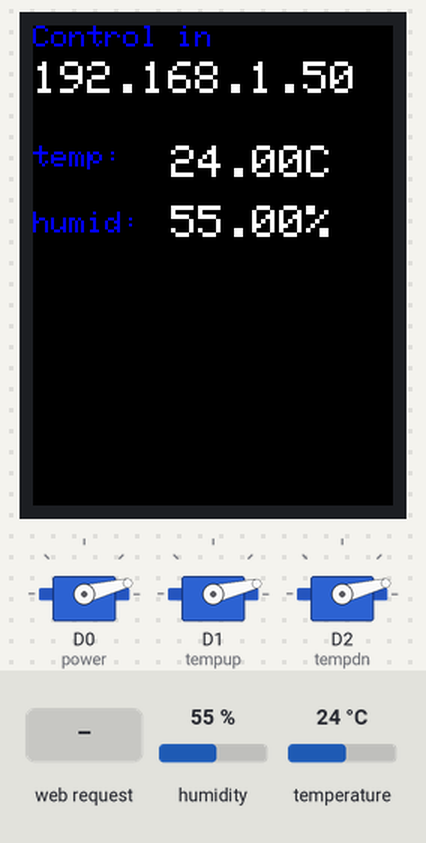
A sketch run on a simulated ESP8266 (NodeMCU). On the bench: 3 × servo, 240×320 colour display. The test bench sets the inputs (shaded band); at power-on: humidity 55 %, temperature 24 °C. WiFi joins after 1.5 s; servers stay silent unless stated; what the sketch prints to the serial monitor is not drawn.

Above: at 3.9 s.
4.0 s: humidity set to 22 %
At 5.7 s:
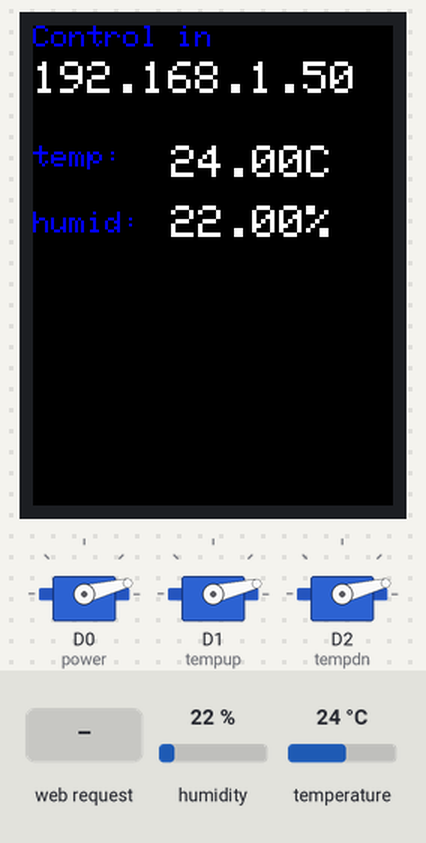
6.2 s: temperature set to 12 °C
At 8.0 s:
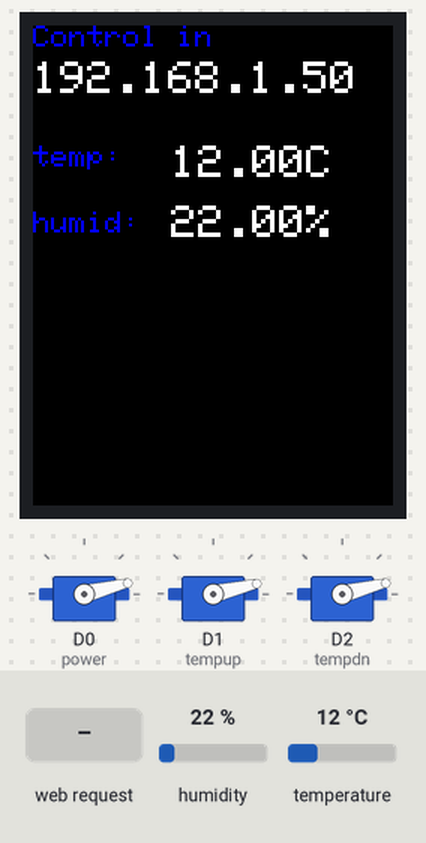
8.3 s: HTTP request GET /poweron received
At 9.3 s:
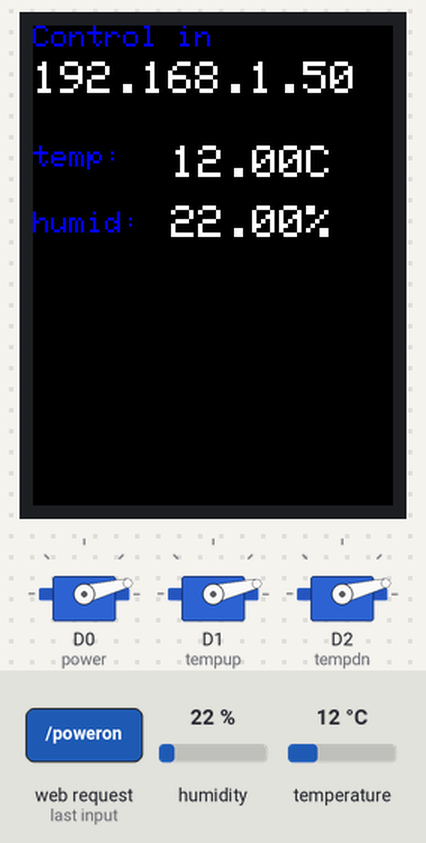
9.8 s: humidity set to 40 %
At 11.6 s:
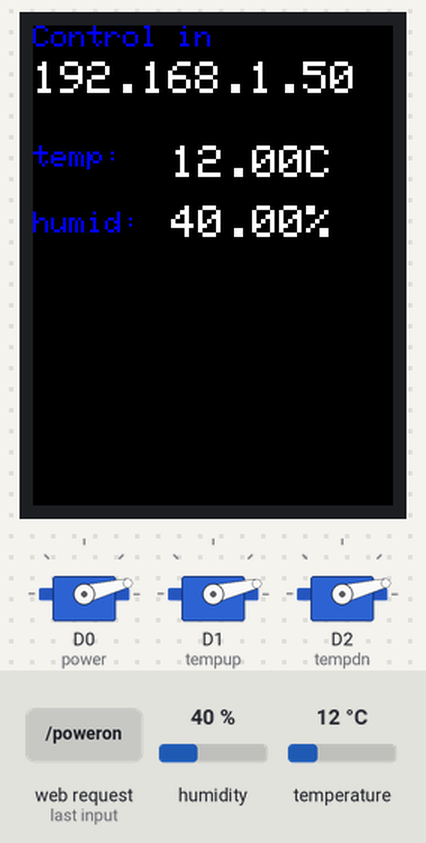
12.3 s: temperature set to 19 °C
14.3 s: HTTP request GET /tempupon received
At 15.0 s:
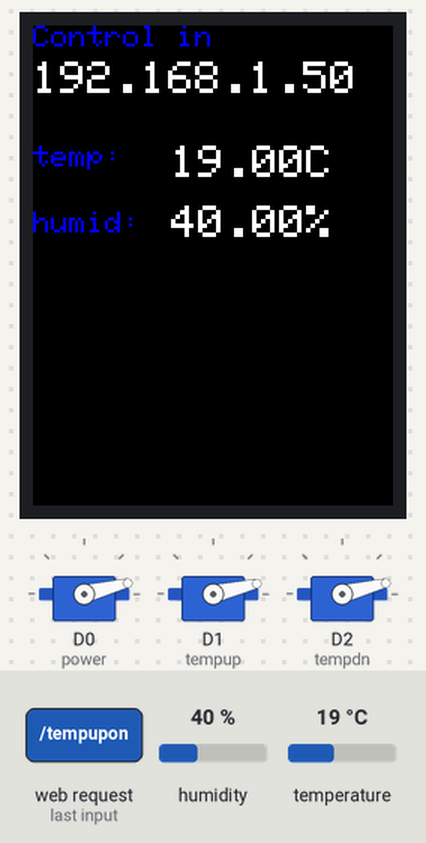
Timing chart, 0 to 16.8 s (numbered marks = the images above; inputs shaded):
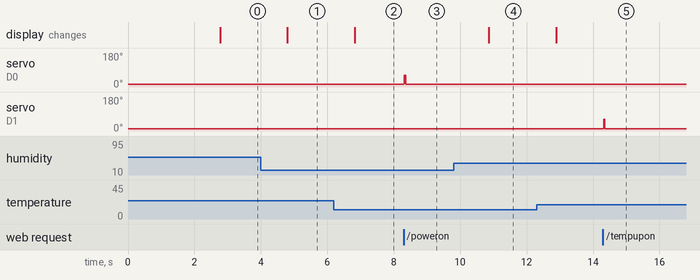

Measured:
- after the input at 4.0 s, the display: changes after 0.80 s (image 1)
- after the input at 6.2 s, the display: changes after 0.62 s (image 2)
- after the input at 8.3 s, servo on D0 (power): 14° → 16° at once, → 62° 0.02 s later, → 14° 0.03 s later
- after the input at 9.8 s, the display: changes after 1.1 s (image 4)
- after the input at 14.3 s, servo on D1 (tempup): 13° → 15° at once, → 61° 0.02 s later, → 13° 0.03 s later

The sketch:

sketch_dec17a.ino
```cpp
#include <ESP8266WiFi.h>
#include <ESP8266WebServer.h>
#include <Servo.h>
#include <DHT.h>
#include <Adafruit_GFX.h>
#include <Adafruit_ILI9341.h>

#define TFT_DC D4
#define TFT_CS D8

// const char* ssid = "U+Net3EDC";
// const char* password = "HEF5D36@E2";

const char* ssid = "senWiFi_Free";
const char* password = "yh9862500##";

ESP8266WebServer server(80);
Servo power;
Servo tempup;
Servo tempdn;
DHT dht(D3, DHT11);
Adafruit_ILI9341 tft = Adafruit_ILI9341(TFT_CS, TFT_DC);

int angle = 24;

float temp = 0.0;
float humid = 0.0;

void setup() {
  Serial.begin(115200);

  dht.begin();

  power.attach(D0);
  power.write(14);
  tempup.attach(D1);
  tempup.write(13);
  tempdn.attach(D2);
  tempdn.write(14);

  delay(1000);
  Serial.println("\nSerial started");

  WiFi.mode(WIFI_STA);
  WiFi.begin(ssid, password);

  while (WiFi.status() != WL_CONNECTED) {
    delay(500);
    Serial.print(".");
  }

  server.on("/", []() {
    server.send(200, "text/html", makePage());
  });
  server.on("/poweron", []() {
    int i;
    for (i=0; i<=angle; i++) {
      power.write(14+i*2);
      delay(1);
    }
    delay(30);
    power.write(14);
    server.send(200, "text/plain", "power");
  });
  server.on("/tempupon", []() {
    int i;
    for (i=0; i<=angle; i++) {
      tempup.write(13+i*2);
      delay(1);
    }
    delay(30);
    tempup.write(13);
    server.send(200, "text/plain", "tempup");
  });
  server.on("/tempdnon", []() {
    int i;
    for (i=0; i<=angle+1; i++) {
      tempdn.write(14+i*2);
      delay(1);
    }
    delay(30);
    tempdn.write(14);
    server.send(200, "text/plain", "tempdn");
  });
  server.on("/tempdata", []() {
    server.send(200, "text/plain", String(temp));
  });
  server.on("/humiddata", []() {
    server.send(200, "text/plain", String(humid));
  });
  server.onNotFound(handleNotFound);

  // Start the server
  server.begin();
  Serial.println();
  Serial.println(WiFi.localIP().toString());

  tft.begin();
  tft.setRotation(2);
  tft.fillScreen(ILI9341_BLACK);
  tft.setTextColor(ILI9341_BLUE); tft.setTextSize(2);
  tft.println("Control in");
  tft.setCursor(0,80);
  tft.println("temp: ");
  tft.setCursor(0,124);
  tft.println("humid: ");
  tft.setCursor(0,24);
  tft.setTextColor(ILI9341_WHITE, ILI9341_BLACK);
  tft.setTextSize(3);
  tft.println(WiFi.localIP().toString());
}

void handleNotFound() {
  server.send(404, "text/plain", "Not found");
}

void loop() {
  server.handleClient();

  if (dht.readTemperature() != temp || dht.readHumidity() != humid) {
    temp = dht.readTemperature();
    humid = dht.readHumidity();
    tft.setCursor(92,80);
    tft.print(String(temp)+"C"); tft.println("  ");
    tft.setCursor(92,120);
    tft.print(String(humid)+"%"); tft.println("  ");
  }

}

String htmlPage;
String makePage() {
  String page = R"(<!DOCTYPE html>
  <html>
  <head>
    <meta charset="UTF-8">
    <meta name='viewport' content='initial-scale=1, width=device-width'>
    <title>Smart Controller</title>
    <style>
      @font-face {
        font-family: 'D2Coding';
        src: url('https://fastly.jsdelivr.net/gh/projectnoonnu/noonfonts_three@1.0/D2Coding.woff') format('woff');
        font-weight: normal;
        font-style: normal;
      }
      * {
        font-family: D2Coding;
      }
      html {
        font-size: 16px;
        min-height: 100vh;
        display: flex;
        justify-content: center;
        align-items: center;
      }
      @media (min-width: 992px) {
        html {
          font-size: 24px;
        }
      }
      body {
        display: flex;
        flex-direction: column;
        justify-content: center;
        align-items: center;
        gap: 1rem;
      }
      h1 {
        font-size: 2.5rem;
        text-align: center;
      }
      button {
        padding: 0.75rem 1rem;
        border-style: none;
        border-radius: 0.75rem;
        background-color: #84a1d1;
        font-size: 1rem;
        color: #ffffff;
      }
      #buttonWrapper {
        display: flex;
        justify-content: center;
        gap: 1rem;
      }
      #tempButton {
        display: flex;
        flex-direction: column;
        gap: 1rem;
      }
      #dataWrapper {
        padding: 0.5rem;
      }
    </style>
  </head>
  <body>
  <h1>Smart<br>Controller</h1>
  <div id='buttonWrapper'>
    <button id='power'>power</button>
    <div id='tempButton'>
      <button id='tempup'>▲</button>
      <button id='tempdn'>▼</button>
    </div>
  </div>
  <div id='dataWrapper'>
    <p id='temp'></p>
    <p id='humid'></p>
  </div>
  <script>
    document.querySelector("#power").onclick = () => {
      fetch("poweron")
      .then(res => res.text())
      .then(data => console.log(data))
      .catch(e => console.error(e));
    };
    document.querySelector("#tempup").onclick = () => {
      fetch("tempupon")
      .then(res => res.text())
      .then(data => console.log(data))
      .catch(e => console.error(e));
    };
    document.querySelector("#tempdn").onclick = () => {
      fetch("tempdnon")
      .then(res => res.text())
      .then(data => console.log(data))
      .catch(e => console.error(e));
    };

    let temp = 0.0;
    let humid = 0.0;
    let tempText = document.querySelector("#temp");
    let humidText = document.querySelector("#humid");

    setInterval(() => {
      fetch("tempdata")
      .then(res => res.text())
      .then(data => {
        temp = data;
      }).catch(e => console.error(e));
      fetch("humiddata")
      .then(res => res.text())
      .then(data => {
        humid = data;
      }).catch(e => console.error(e));

      tempText.textContent = "온도: "+temp+" °C";
      humidText.textContent = "습도: "+humid+" %";
    }, 2000);
  </script>
  </body>
  </html>)";

  return page;
}
```
